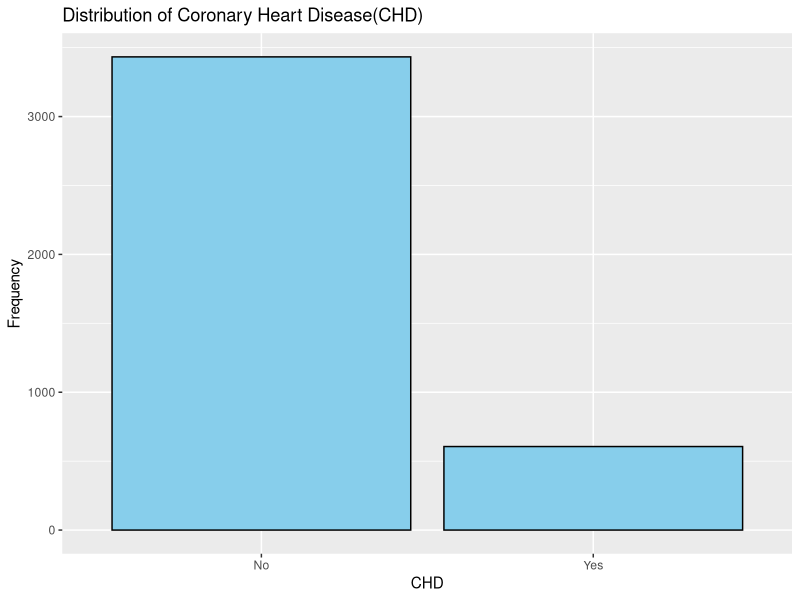
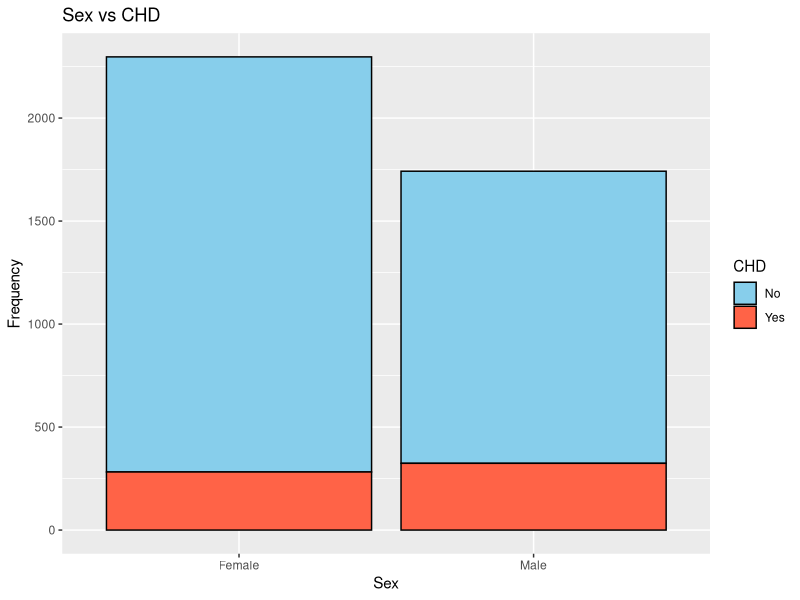
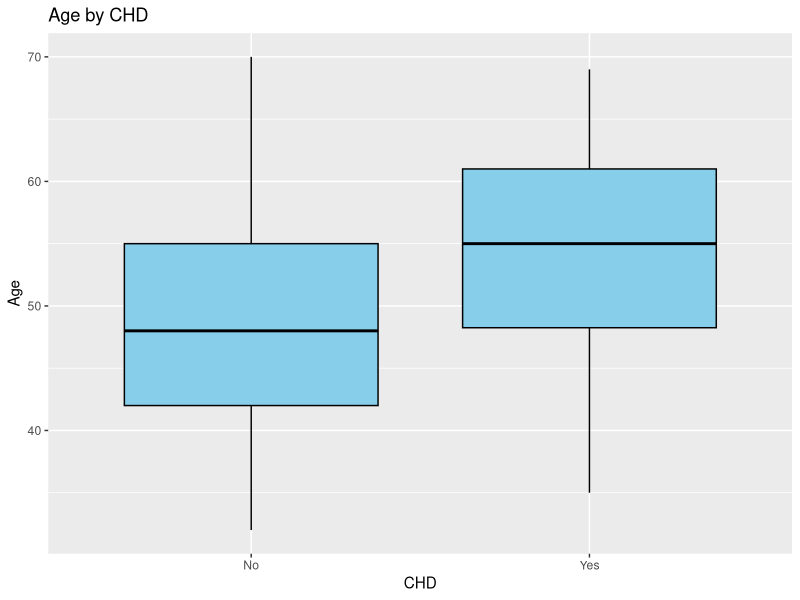
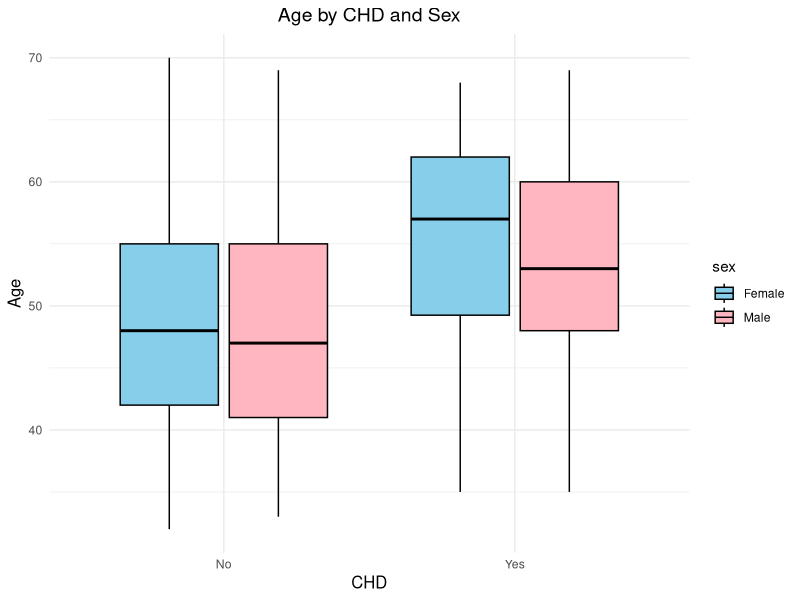
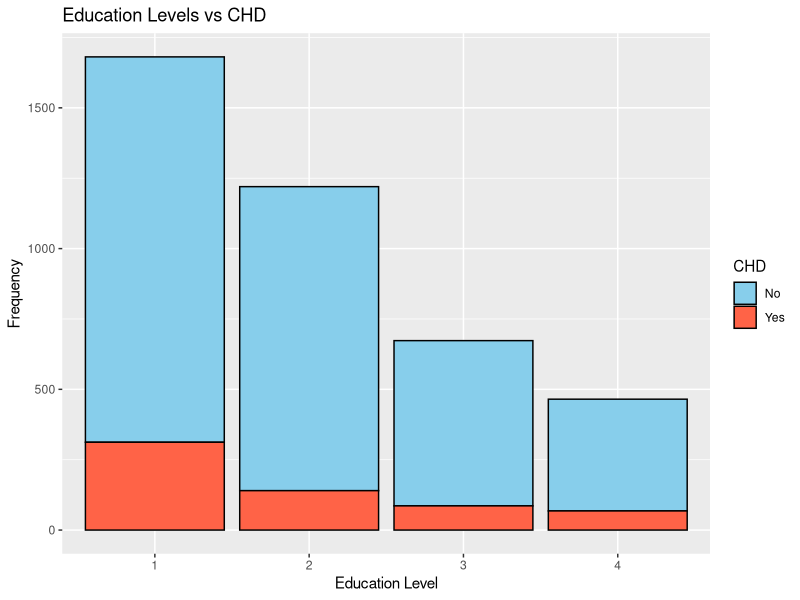
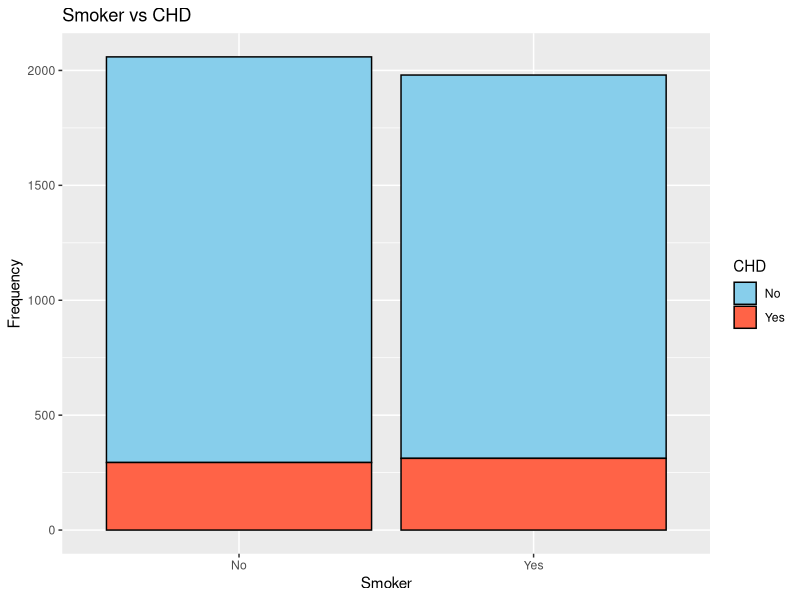
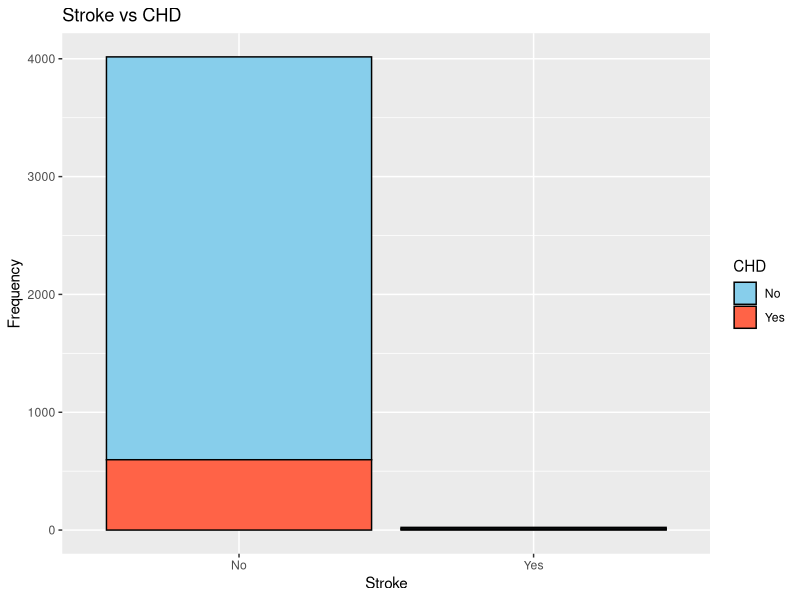
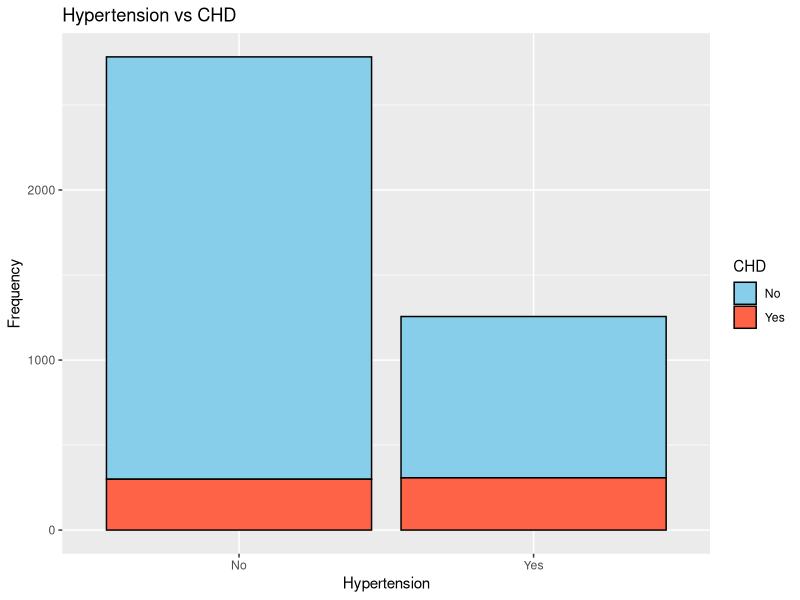

The R script that drew these images, in order:
## ---- chunk 1
knitr::opts_chunk$set(warning=FALSE,
message=FALSE,
tidy.opts=list(width.cutoff = 80),
tidy = FALSE)
## ---- chunk 2
library(tidyverse)
if (!require(ROCR)) {
    install.packages(ROCR)
    library(ROCR)
}
## ---- chunk 3
#load the data set and view data
chd_df <- read_csv("chd.csv", show_col_types = FALSE)
data_size = dim(chd_df)
View(chd_df)
sprintf("Records: %d Features: %d", data_size[1], data_size[2])
## ---- chunk 4
#check missing values
check_missing_values <- function(data) {
  sprintf("#NaN values: %d", sum(is.na(data)))
  colSums(is.na(data))
}

check_missing_values(chd_df)
## ---- chunk 5
data_df <- na.omit(chd_df)
check_missing_values(data_df)
dim(data_df)
## ---- chunk 6
# convert categorical into factor
data_df$sex <- as.factor(data_df$sex)
data_df$smoker <- as.factor(data_df$smoker)
data_df$stroke <- as.factor(data_df$stroke)
data_df$HTN <- as.factor(data_df$HTN)
data_df$diabetes <- as.factor(data_df$diabetes)
data_df$HTN <- as.factor(data_df$HTN)
data_df$education <- as.factor(data_df$education)

# Convert CHD to a binary factor (0 = No CHD, 1 = CHD)
data_df$CHD <- as.factor(data_df$CHD)

#check structure again
str(data_df)
## ---- chunk 7
summary(data_df)
## ---- chunk 8
#check structure and compute Pearson's r correlation
str(data_df)
cor(dplyr::select(data_df, age, cpd, chol, DBP, BMI, HR))

## ---- chunk 9
# a high class imbalance between the target class
ggplot(data = data_df, aes(x = CHD)) +
  geom_bar(fill="skyblue", color="black") +
  labs(title="Distribution of Coronary Heart Disease(CHD)", x = "CHD", y ="Frequency")

prop.table(table(data_df$CHD))
## ---- chunk 10
#our target variable is CHD, let's analyze it's relation with the other attributes
# proportion of chd between male and female
ggplot(data = data_df, aes(x = sex, fill = CHD)) + 
  geom_bar(color = "black") +
  labs(title = "Sex vs CHD",x = "Sex", y = "Frequency") +
  scale_fill_manual(values = c("No" = "skyblue", "Yes" = "tomato"))

prop.table(table(data_df$sex, data_df$CHD))
## ---- chunk 11
str(data_df)
## ---- chunk 12
# seems like on average those who got chd are older than those who don't 
ggplot(data = data_df, aes(x = CHD, y = age)) +
  geom_boxplot(fill = "skyblue", color = "black") +
  labs(title = "Age by CHD", x = "CHD", y = "Age")

#age and sex make sense; which is normally high for male but as menopause starts it's getting worst for females
ggplot(data = data_df, aes(x = CHD, y = age, fill = sex)) +
  geom_boxplot(color = "black") +
  labs(title = "Age by CHD and Sex", x = "CHD", y = "Age") +
  scale_fill_manual(values = c("skyblue", "lightpink")) + 
  theme_minimal() +
  theme(
    plot.title = element_text(hjust = 0.5, size = 14),
    axis.title = element_text(size = 12)
  )

#biased towards general public (less college degree) so not appropriate to compare
ggplot(data = data_df, aes(x = education, fill = CHD)) + 
  geom_bar(color = "black") +
  labs(title = "Education Levels vs CHD",x = "Education Level", y = "Frequency") +
  scale_fill_manual(values = c("No" = "skyblue", "Yes" = "tomato"))

prop.table(table(data_df$education, data_df$CHD))

# smoking seems doesn't have an effect on getting chd based on the data
ggplot(data = data_df, aes(x = factor(smoker, levels = c(0, 1), labels = c("No", "Yes")), fill = CHD)) + 
  geom_bar(color = "black") +
  labs(title = "Smoker vs CHD",x = "Smoker", y = "Frequency") +
  scale_fill_manual(values = c("No" = "skyblue", "Yes" = "tomato"))

prop.table(table(data_df$smoker, data_df$CHD))

# stroke seems not an issue
ggplot(data = data_df, aes(x = factor(stroke, levels = c(0, 1), labels = c("No", "Yes")), fill = CHD)) + 
  geom_bar(color = "black") +
  labs(title = "Stroke vs CHD",x = "Stroke", y = "Frequency") +
  scale_fill_manual(values = c("No" = "skyblue", "Yes" = "tomato"))

prop.table(table(data_df$stroke, data_df$CHD))

#hypertension almost no effect
ggplot(data = data_df, aes(x = factor(HTN, levels = c(0, 1), labels = c("No", "Yes")), fill = CHD)) + 
  geom_bar(color = "black") +
  labs(title = "Hypertension vs CHD",x = "Hypertension", y = "Frequency") +
  scale_fill_manual(values = c("No" = "skyblue", "Yes" = "tomato"))

prop.table(table(data_df$HTN, data_df$CHD))

#not clear 
ggplot(data = data_df, aes(x = factor(diabetes, levels = c(0, 1), labels = c("No", "Yes")), fill = CHD)) + 
  geom_bar(color = "black") +
  labs(title = "Diabetes vs CHD",x = "Diabetes", y = "Frequency") +
  scale_fill_manual(values = c("No" = "skyblue", "Yes" = "tomato"))

prop.table(table(data_df$diabetes, data_df$CHD))
  

#people who developed chd tends to have higher cholesterol level on average and there are more extreme cholesterol in those who developed
ggplot(data = data_df, aes(x = CHD, y = chol)) +
  geom_boxplot(color = "black", fill="skyblue") +
  labs(title = "Cholestrol Level and CHD", x = "CHD", y = "Cholestrol Level") +
  scale_fill_manual(values = c("skyblue", "lightpink")) + 
  theme_minimal()

#similar trend as cholesterol level
ggplot(data = data_df, aes(x = CHD, y = DBP)) +
  geom_boxplot(color = "black", fill="skyblue") +
  labs(title = "Diastolic blood pressure and CHD", x = "CHD", y = "Diastolic blood pressure Level") +
  scale_fill_manual(values = c("skyblue", "lightpink")) + 
  theme_minimal()

#similar trend as cholesterol level
ggplot(data = data_df, aes(x = CHD, y = BMI)) +
  geom_boxplot(color = "black", fill="skyblue") +
  labs(title = "Body Mass Index and CHD", x = "CHD", y = "Body Mass Index") +
  scale_fill_manual(values = c("skyblue", "lightpink")) + 
  theme_minimal()

#similar trend as cholesterol level
ggplot(data = data_df, aes(x = CHD, y = HR)) +
  geom_boxplot(color = "black", fill="skyblue") +
  labs(title = "Heart Rate and CHD", x = "CHD", y = "Heart Rate") +
  scale_fill_manual(values = c("skyblue", "lightpink")) +
  theme_minimal()

ggplot(data = data_df, aes(x = CHD, y = cpd)) +
  geom_boxplot(color = "black", fill="skyblue") +
  labs(title = "Cigarettes per day and CHD", x = "CHD", y = "Cigarettes per day") +
  scale_fill_manual(values = c("skyblue", "lightpink")) +
  theme_minimal()


ggplot(data = data_df, aes(x = age, y = chol, color = CHD)) +
  geom_line(size = 1) +
  labs(title = "Yearly Values Trend", x = "Year", y = "Value") +
  theme_minimal()
## ---- chunk 13
library(caret)

#set seed, and create train test split with stratified sampling
set.seed(123) 
train_size = 0.7
trainIndex <- createDataPartition(data_df$CHD, p = train_size, list = FALSE)

train_set <- data_df[trainIndex, ]
test_set <- data_df[-trainIndex, ]

# Check class distribution in train and test sets:
table(train_set$CHD) / nrow(train_set)
table(test_set$CHD) / nrow(test_set)

#str(train_set)

## ---- chunk 14
#fit with all features 
log_reg_all <- glm(CHD ~ .,
    data = train_set,
    family = binomial
)

summary(log_reg_all)
## ---- chunk 15
#fit with significant features and the AIC: Drops so this is better than the model with all features
log_reg_sig <- glm(CHD ~ sex + age + cpd + HTN + diabetes + DBP,
    data = train_set,
    family = binomial
)

summary(log_reg_sig)
## ---- chunk 16
#to see the effect of menopause, a new variable is create 1 if female and aged greater than 45, no significant for this data
log_reg_sig_menopause <- glm(CHD ~ age + age:sex + cpd + HTN + diabetes + DBP, 
             family = binomial, data = train_set)
summary(log_reg_sig_menopause)
## ---- chunk 17
#compare the two models with AIC (goodness of fit + model complexity)
AIC(log_reg_all, log_reg_sig, log_reg_sig_menopause)
## ---- chunk 18
# check the dummy variable for chd
contrasts(train_set$CHD)

#predict the test dataset
test_chd = test_set$CHD
glm.probs <- predict(log_reg_sig_menopause, newdata = test_set, type = "response")
glm.probs[1:10]

#set threshold and fill the placeholder
threshold = 0.5
glm.pred <- rep("No", nrow(test_set)) # A "placeholder" filled with as many No values as the number of observations (rows) in test_data
glm.pred[glm.probs > 0.5] <- "Yes" # replace with Yes values according to the glm.probs threshold

# confusion matrix
confusion_matrix <- table(glm.pred, test_chd)
confusion_matrix

# accuracy
mean(glm.pred == test_chd)
# error
mean(glm.pred != test_chd)
## ---- chunk 19
# compute the prediction and plot ROC curve
predob <- ROCR::prediction(glm.probs, test_chd)
# then we need a "performance" object for roc and auc
perf <- ROCR::performance(predob, "tpr", "fpr")
auc_perf <- ROCR::performance(predob, measure = "auc")

auc_value = unlist(auc_perf@y.values)

# now the plot!
roc_data <- data.frame(
  fpr = unlist(perf@x.values),  # False Positive Rate
  tpr = unlist(perf@y.values)   # True Positive Rate
)

ggplot(roc_data, aes(x = fpr, y = tpr)) +
  geom_line(color = "blue", size = 1) +
  geom_abline(slope = 1, intercept = 0, linetype = "dashed", color = "gray") +
  labs(
    title = paste("Logistic Regression ROC Curve (AUC =", round(auc_value, 3), ")"),
    x = "False Positive Rate (FPR)",
    y = "True Positive Rate (TPR)"
  ) +
  theme_minimal() + 
  theme(
    plot.title = element_text(hjust = 0.5, size = 14),
    axis.title = element_text(size = 12)
  )
## ---- chunk 20

## ---- chunk 21
plot(pressure)
